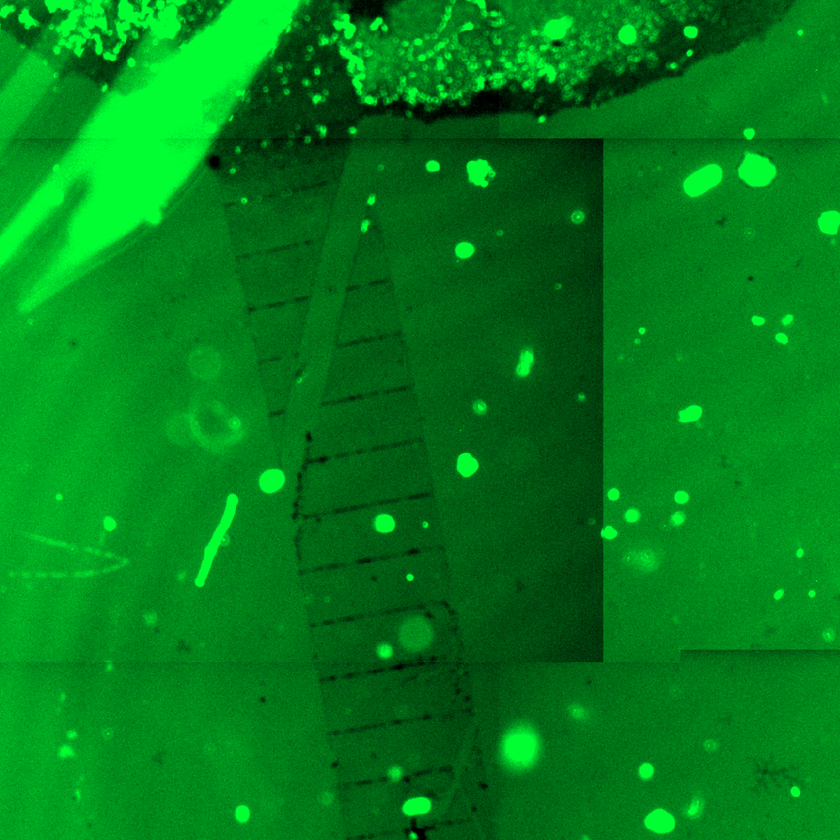
#> input picture Shen-Castan/Experiment-118-cut4.tiff, 840 x 840 px, shrunk from 1200 x 1200 before the run
$ python launch_Shen_Castan.py
#> lines starting #> are read from the running program, lines starting #| are printed output that depends on the picture; after the words box and inside, x2 and y2 are one past the last pixel; in counts of white or black regions, pixels touching at a corner belong together
### Shen-Castan/ShenCastanFlat.py
# load and display an image with Matplotlib
import statistics
from matplotlib import image
from matplotlib import pyplot as plt
import numpy as np
from PIL import Image
import os


class ShenCastanFlat:
    path = ''
    input_image = ''
    radius_param = 64
    flat_param = 4
    alpha_param = 0.25

    kernel_smooth = ''
    convolve_smooth = ''

    kernel_der = ''
    convolve_der_x = ''
    convolve_der_y = ''
    convolve_der_xy = ''
    convolve_der_xy_amplitude = ''
    convolve_der_xy_orientation = ''

    def __init__(self, path):
        """
        initiates a new Shen Castan filtering objects

        Parameters:
            img (2D numpy array): the image to filter
        """
#> called with path = 'Experiment-118-cut4.tiff'
        self.path = path
        # load image as pixel array
        self.input_image = image.imread(path)
#> self.input_image is the input picture: shape (840, 840, 3); mean R, G, B 0, 127.4, 25.1
        self.input_image = np.dot(self.input_image[..., :3], [0.299, 0.587, 0.114])  # Convert RGB to Grays
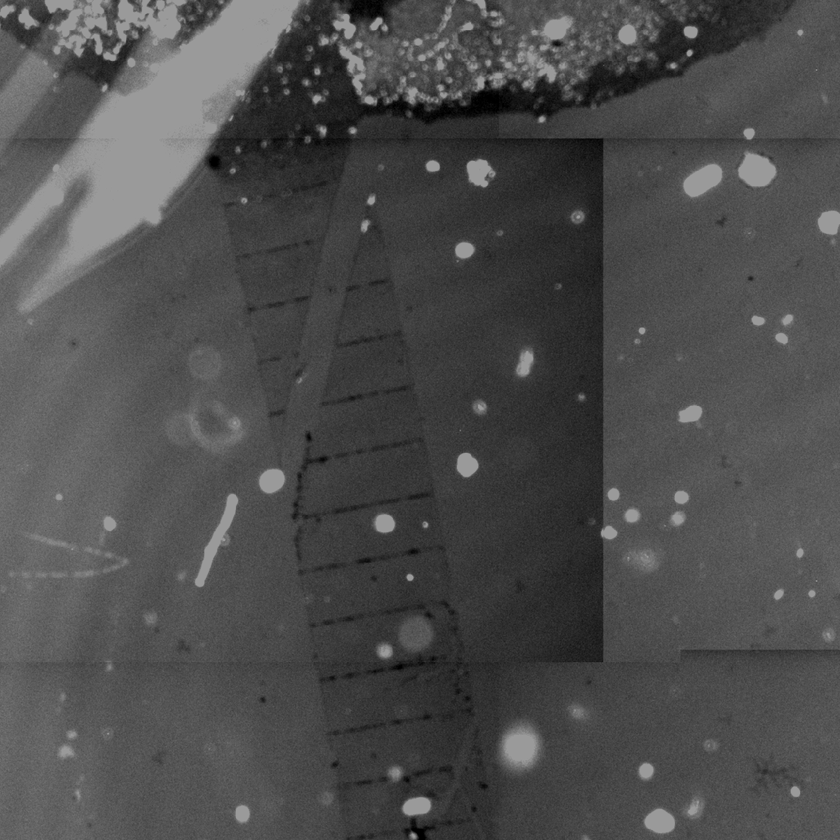
#> self.input_image: shape (840, 840) float64; min 0, max 155.7, mean 77.6

    def filter(self, filter_radius=64, flat_radius = 5, alpha=0.25):
        """
        Performs the Shen Castan filtering based on the two input parameters
        Smoothing: h(x)=c.e(-alpha*|x|) with c=(1-e(-alpha))/(1+e(-alpha)
        Derivative: h'(x)=d.e(-alpha*|x|) if x>=0, h'(x)=-d.e(-alpha*|x|) otherwise, with d=1-e(-alpha)

        Parameters:
            filter_radius (float): radius of the filtering window, the kernel will have a length of filter_radius*2+1
            alpha (float): the strength of the smoothing (low value=higher smoothing)

        Return:
            the filtered image (amplitude image), as a numpy array
        """
#> called with filter_radius = 64, flat_radius = 4, alpha = 0.8
        self.radius_param = filter_radius
        self.flat_param = flat_radius
        self.alpha_param = alpha

        # Formulas from http://devernay.free.fr/cours/vision/pdf/c3.pdf
        # ------------------------ SMOOTHING ------------------------
        self.kernel_smooth = np.zeros((filter_radius * 2 + 1))
        c = (1 - np.exp(-alpha)) / (1 + np.exp(-alpha))
        kernel_fct = (lambda c_param, alpha_param, x_param: c_param * np.exp(-alpha_param * np.fabs(x_param)))
        for x in range(-filter_radius, filter_radius + 1, 1):
            self.kernel_smooth[x + filter_radius] = kernel_fct(c, alpha, x)

        # Squares the center while keeping the normalisation
        self.kernel_smooth[filter_radius-flat_radius:filter_radius+flat_radius]=statistics.mean(self.kernel_smooth[filter_radius-flat_radius:filter_radius+flat_radius])

        self.convolve_smooth = self.convolve_2d(self.input_image, self.kernel_smooth, 'xy')
#> after the loop in convolve_2d, `for i in range(0, img.shape[0], 1):`: convolved_x = 840 items
#> in convolve_2d, `convolved = np.transpose(convolved)`:
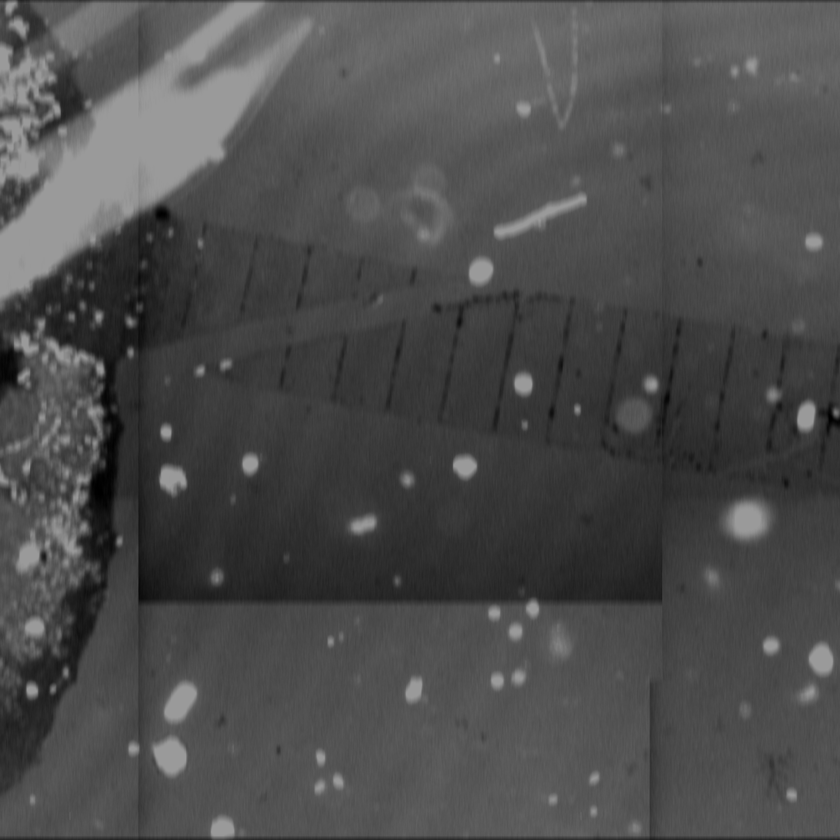
#> convolved: shape (840, 840) float64; min 0.0917, max 155.3, mean 77.4

        # ------------------------ DERIVATIVE ------------------------
        self.kernel_der = np.zeros((filter_radius * 2 + 1))
#> self.kernel_der = 129 values from 0 to 0
        d = 1 - np.exp(-alpha)
#> d = 0.551
        kernel_fct = (lambda d_param, alpha_param, x_param: d_param * np.exp(
            -alpha_param * np.fabs(x_param)) if x_param >= 0 else -d_param * np.exp(-alpha_param * np.fabs(x_param)))
        for x in range(-filter_radius, filter_radius + 1, 1):
            self.kernel_der[x + filter_radius] = kernel_fct(d, alpha, x)
            if -flat_radius <= x < 0:
                self.kernel_der[x + filter_radius] = -d
            if flat_radius >= x > 0:
                self.kernel_der[x + filter_radius] = d
#> after the loop, self.kernel_der = 129 values, max 0.551 at index 64, min -0.551 at index 60, mean 0.00427

        self.convolve_der_x = self.convolve_2d(self.convolve_smooth, self.kernel_der, 'x')
#> call 2 of convolve_2d, with kernel = array of shape (129,), dir = 'x'
#> in convolve_2d (call 2), `convolved = np.array(convolved_x)`:
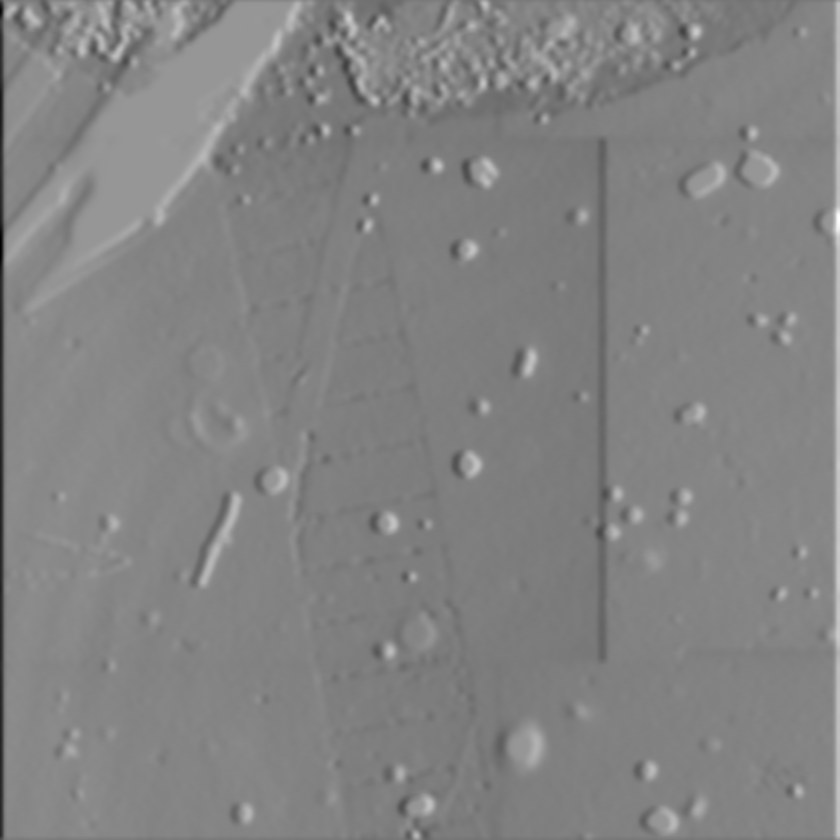
#> convolved: shape (840, 840) float64; min -252.7, max 321.1, mean 42.6; drawn with min black and max white
        self.convolve_der_y = self.convolve_2d(self.convolve_smooth, self.kernel_der, 'y')

        self.convolve_der_xy_amplitude = np.sqrt(np.square(self.convolve_der_x) + np.square(self.convolve_der_y))

        self.convolve_der_xy_orientation = np.arctan2(self.convolve_der_y, self.convolve_der_x)
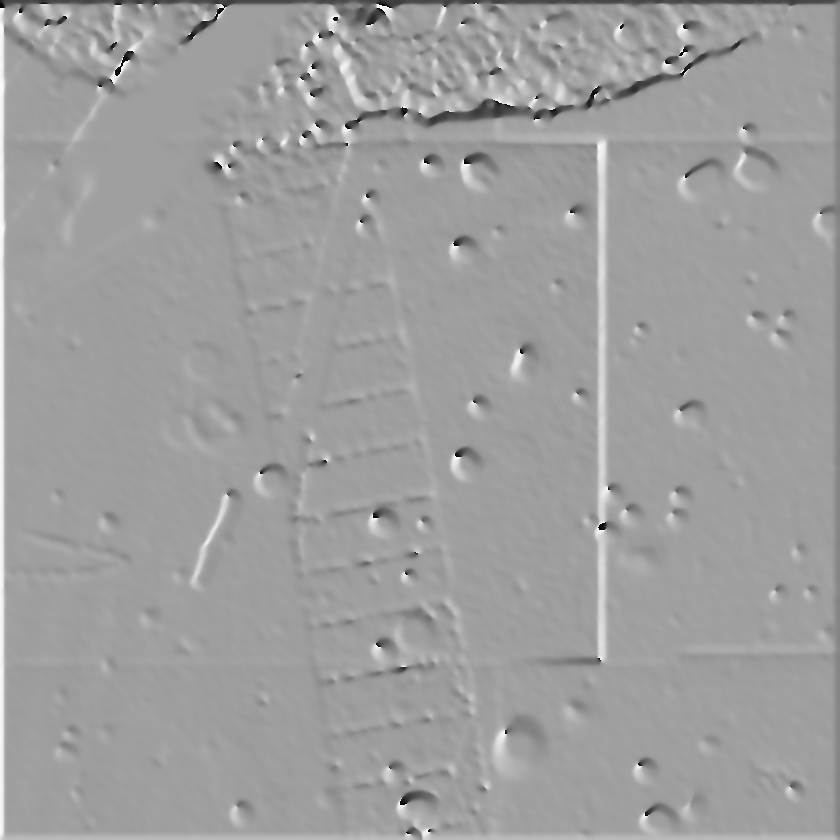
#> self.convolve_der_xy_orientation: shape (840, 840) float64; min -3.14, max 3.14, mean 0.772; drawn with min black and max white

        return self.convolve_der_xy_amplitude

    # [65 lines left out: function show_process, not called in this run]

    def convolve_2d(self, img, kernel, dir='xy'):
        """
        Performs a 2D convolution based on an input 2D numpy matrix and a 1D kernel

        Parameters:
            img (2D numpy array): the image to convolve
            kernel (array): the kernel
            dir (string): the direction(s) of convolution (might be x, y or xy)

        Return:
            the convolved image, as a numpy array
        """

        convolved = ''
        convolved_x = []

        # Convolve along x axis
        if dir.find('x') != -1:
            for i in range(0, img.shape[0], 1):
                convolved_x.append(np.convolve(img[i, :], kernel, mode='same'))

            convolved = np.array(convolved_x)

        # Convolve along y axis
        if dir.find('y') != -1:
            convolved_y = []
            # Initialize convolved in cas only y convolution has been called
            if dir.find('x') == -1:
                convolved = img.copy()

            convolved = np.transpose(convolved)

            for i in range(0, convolved.shape[0], 1):
                convolved_y.append(np.convolve(convolved[i, :], kernel, mode='same'))

            convolved = np.array(convolved_y)
            convolved = np.transpose(convolved)

        return convolved

### Shen-Castan/launch_Shen_Castan.py
import numpy as np
import ShenCastanFlat as filter
from scipy.ndimage.filters import gaussian_filter
from matplotlib import pyplot as plt

img = 'Experiment-118-cut4.tiff'
filtering_engine = filter.ShenCastanFlat(img)

filtered_img = filtering_engine.filter(alpha=0.8, flat_radius=4, filter_radius=64)
gaussian_img = gaussian_filter(filtered_img, sigma=16)
corrected_img = filtered_img/gaussian_img
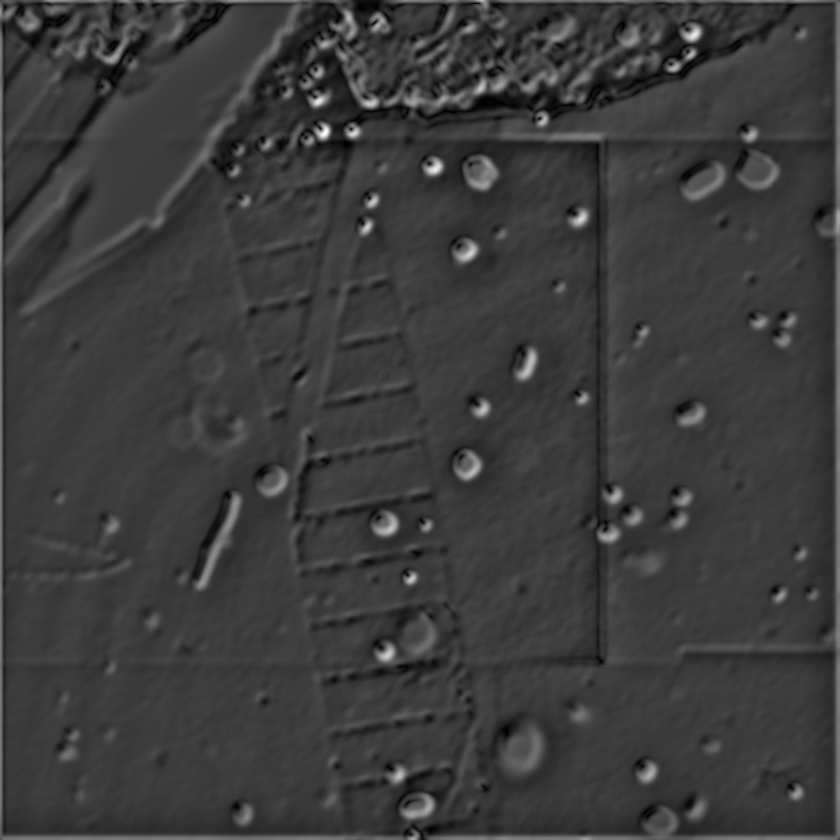
#> corrected_img: shape (840, 840) float64; min 0.00628, max 4.15, mean 0.988; drawn with min black and max white
binary_img = np.where(corrected_img <0.8, 1, 0)
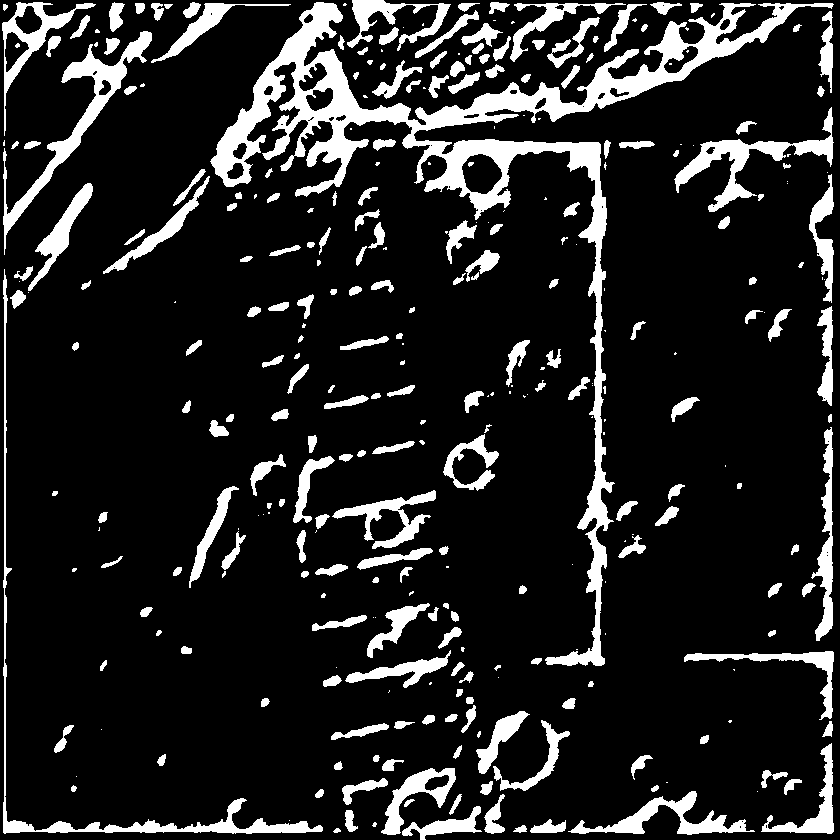
#> binary_img: shape (840, 840) int64; values 0 (black) and 1 (white), 13.8% white; 323 white regions (100 under 20 px), largest, box (x1, y1, x2, y2) and area: (210, 2, 834, 666) 30852, (3, 31, 152, 255) 3997, (3, 269, 323, 834) 3982

fig = plt.figure(figsize=(8.25, 11.75))

ax1 = fig.add_subplot(2, 2, 1)
ax1.title.set_text('Original image')
ax1.axis('off')
ax1.imshow(filtering_engine.input_image)

ax2 = fig.add_subplot(2, 2, 2)
ax2.title.set_text('Filtered image')
ax2.axis('off')
ax2.imshow(filtered_img)

ax3 = fig.add_subplot(2, 2, 3)
ax3.title.set_text('Filtered image - blurred')
ax3.axis('off')
ax3.imshow(corrected_img)

ax4 = fig.add_subplot(2, 2, 4)
ax4.title.set_text('Mask image')
ax4.axis('off')
ax4.imshow(binary_img)

plt.show()
